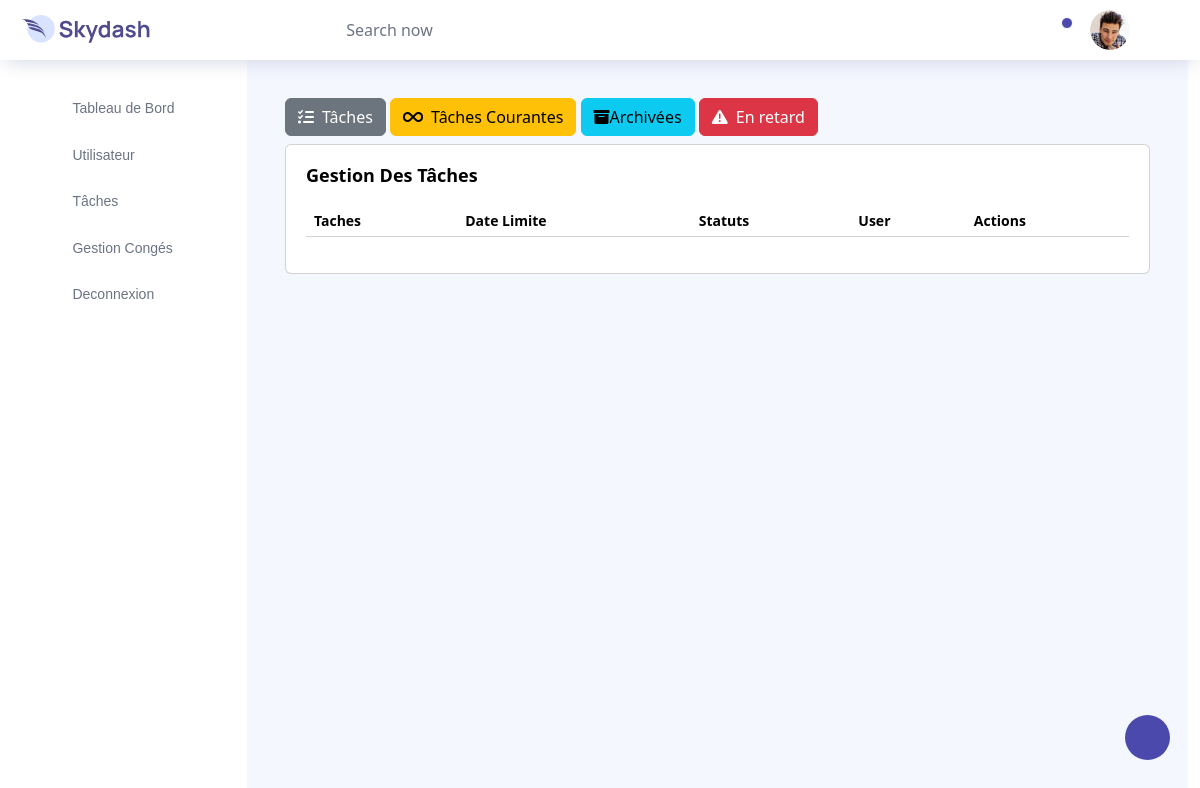
The page /tasks/retard/ on the database as committed earlier.
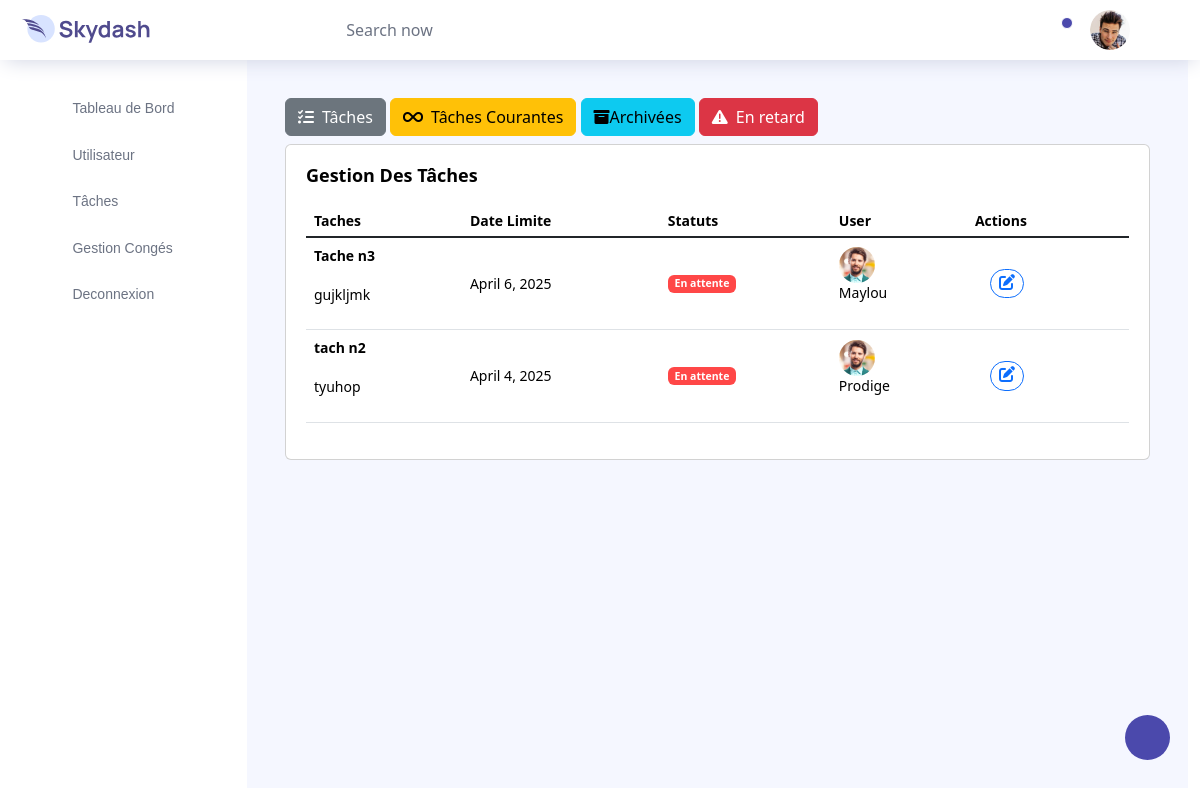
The same page on the database as committed later.
### Taches/models.py (models this page shows, shortened)
class Tache(models.Model):
    STATUT_CHOICES = [
        ('en_attente', 'En attente'),
        ('en_cours', 'En cours'),
        ('terminee', 'Terminée'),
    ]
    ARCHIVE_CHOICES = [
        ('oui', 'Oui'),
        ('non', 'Non'),
    ]
    titre = models.CharField(max_length=255)
    description = models.TextField()
    statut = models.CharField(max_length=20, choices=STATUT_CHOICES, default='en_attente')
    user = models.ForeignKey(Utilisateur, on_delete=models.CASCADE, related_name='taches')
    archive = models.CharField(max_length=10, choices=ARCHIVE_CHOICES, default='non')  # Statut d'archivage
    mention_archive = models.TextField(null=True, blank=True)  # Explication de l'archivage
    date_limite = models.DateField(null=True, blank=True)  # Date limite pour terminer la tâche
    date_creation = models.DateTimeField(auto_now_add=True)  # Date de création automatique

### User/models.py (models this page shows, shortened)
class Utilisateur(AbstractUser):
    SEXE_CHOICES = (('M', 'Masculin'), ('F', 'Féminin'))
    ROLE_CHOICES = (('employe', 'Employé'), ('manager', 'Manager'))
    nom_complet = models.CharField(max_length=255)
    email = models.EmailField(unique=True)
    sexe = models.CharField(max_length=1, choices=SEXE_CHOICES)
    matricule = models.CharField(max_length=20, unique=True)
    telephone = models.CharField(max_length=20, unique=True)
    adresse = models.TextField()
    date_naissance=models.DateField(null=True, blank=True)
    role = models.CharField(max_length=10, choices=ROLE_CHOICES, default="employe")
    REQUIRED_FIELDS = [  "nom_complet","email", "sexe","matricule", "adresse", "telephone", "role"]

### Taches/views.py (the view)
# urls.py: path('retard/', views.retard, name='retard'), #pour afficher les taches en retards
def retard(request):
    today = now().date()
    taches = Tache.objects.all().filter(archive='non',date_limite__lt= today).filter(Q(statut='en_attente') | Q(statut='en_cours'))
    return render(request, 'admin/gestiontaches/etat/retard.html' , {"taches":taches})

### templates/admin/gestiontaches/etat/retard.html (shortened to what this page needs)
{% extends 'admin/gestiontaches/listache.html'  %}
{% load static %}
{% block content %}
<div class="d-flex flex-wrap justify-content-between mb-2">
  <div class="filter-buttons">
    <a href="{%url 'listtasks' %}" class="btn btn-secondary btn-custom">
      <i class="fas fa-tasks me-2"></i>Tâches
    </a>
    <a
      href="{%url 'courant' %}"
      class="btn btn-warning btn-custom">
      <i class="fas fa-infinity me-2"></i>Tâches Courantes
    </a>
    <a
      href="{%url 'archive' %}"
      class="btn btn-info btn-custom">
      <i class="fas fa-box-archive"></i>Archivées
    </a>
    <a
      href="{%url 'retard' %}"
      class="btn btn-danger btn-custom">
      <i class="fas fa-exclamation-triangle me-2"></i>En retard
    </a>
  </div>
</div>
  <div class="row">
    <div class="col-md-12 grid-margin stretch-card">
      <div class="card">
        <div class="card-body">
          <h4 class="card-title">Gestion des Tâches</h4>
          <div class="table-responsive">
            <table class="table table-hover">
              <thead>
                <tr>
                  <th>Taches</th>
                  <th>Date Limite</th>
                  <th>Statuts</th>
                  <th>User</th>
                  <th>Actions</th>
                </tr>
              </thead>
              <tbody>
                {% for tache in taches %}
                <tr>
                  <td>
                    <p class="mb-1 fw-bold"> {{tache.titre}}</p>
                    <br>
                    <p>{{tache.description}} </p>
                  </td>
                  <td> {{tache.date_limite}} </td>
                  <td>
                    {% if tache.statut == 'terminee' %}
                        <label class="badge badge-success">Terminée</label>
                    {% elif tache.statut == 'en_cours' %}
                        <label class="badge badge-warning">En cours</label>
                     {% else %}
                         <label class="badge badge-danger">En attente</label>
                    {% endif %}
                  </td>
                  <td class="py-1">
                    <img src=" {% static 'images/faces/face1.jpg' %} " alt="image"/>
                    <br>
                    <p> {{tache.user.username}} </p>
                  </td>
                  <td class="text-danger">
                    <div class="col-md-2 d-flex text-end">
                      <a href="{% url 'edittask' tache.id   %}" class="btn btn-sm btn-outline-primary">
                        <i class="fas fa-edit"></i>
                      </a>
                    </div>
                  </td>
                </tr>
                {% endfor %}
              </tbody>
            </table>
          </div>
        </div>
      </div>
    </div>
</div>
{% endblock %}

Rows that differ between the two databases and show on the page:
added Tache: titre "Tache n3", description "gujkljmk", date_limite "April 6, 2025", statut "En attente", user.username "Maylou"
added Tache: titre "tach n2", description "tyuhop", date_limite "April 4, 2025", statut "En attente", user.username "Prodige"
